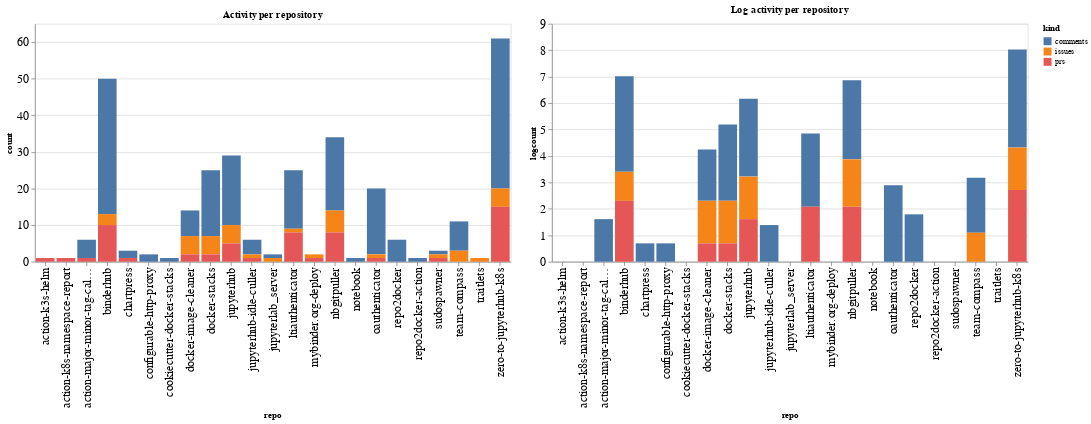

Source (notebook cell):
### Code cell
ch1 = alt.Chart(repo_summaries, width=600, title="Activity per repository").mark_bar().encode(
    x='repo',
    y='count',
    color='kind',
    tooltip="kind"
)

ch2 = alt.Chart(repo_summaries, width=600, title="Log activity per repository").mark_bar().encode(
    x='repo',
    y='logcount',
    color='kind',
    tooltip="kind"
)

ch1 | ch2

### Figure 1 — Vega-Lite specification as saved in the notebook (floating-point values rounded to 4 significant figures)
{"config": {"axisLeft": {"labelFontSize": 15}, "axisBottom": {"labelFontSize": 15}}, "hconcat": [{"mark": "bar", "encoding": {"color": {"type": "nominal", "field": "kind"}, "tooltip": {"type": "nominal", "field": "kind"}, "x": {"type": "nominal", "field": "repo"}, "y": {"type": "quantitative", "field": "count"}}, "title": "Activity per repository", "width": 600}, {"mark": "bar", "encoding": {"color": {"type": "nominal", "field": "kind"}, "tooltip": {"type": "nominal", "field": "kind"}, "x": {"type": "nominal", "field": "repo"}, "y": {"type": "quantitative", "field": "logcount"}}, "title": "Log activity per repository", "width": 600}], "data": {"name": "data-02d777168fc2433393a99c836d88fa38"}, "$schema": "https://vega.github.io/schema/vega-lite/v4.8.1.json", "datasets": {"data-02d777168fc2433393a99c836d88fa38": [{"repo": "action-k3s-helm", "kind": "prs", "count": 1, "logcount": 0.0}, {"repo": "action-k8s-namespace-report", "kind": "prs", "count": 1, "logcount": 0.0}, {"repo": "action-major-minor-tag-calculator", "kind": "comments", "count": 5, "logcount": 1.609}, {"repo": "action-major-minor-tag-calculator", "kind": "prs", "count": 1, "logcount": 0.0}, {"repo": "binderhub", "kind": "comments", "count": 37, "logcount": 3.611}, {"repo": "binderhub", "kind": "issues", "count": 3, "logcount": 1.099}, {"repo": "binderhub", "kind": "prs", "count": 10, "logcount": 2.303}, {"repo": "chartpress", "kind": "comments", "count": 2, "logcount": 0.6931}, {"repo": "chartpress", "kind": "prs", "count": 1, "logcount": 0.0}, {"repo": "configurable-http-proxy", "kind": "comments", "count": 2, "logcount": 0.6931}, {"repo": "cookiecutter-docker-stacks", "kind": "comments", "count": 1, "logcount": 0.0}, {"repo": "docker-image-cleaner", "kind": "comments", "count": 7, "logcount": 1.946}, {"repo": "docker-image-cleaner", "kind": "issues", "count": 5, "logcount": 1.609}, {"repo": "docker-image-cleaner", "kind": "prs", "count": 2, "logcount": 0.6931}, {"repo": "docker-stacks", "kind": "comments", "count": 18, "logcount": 2.89}, {"repo": "docker-stacks", "kind": "issues", "count": 5, "logcount": 1.609}, {"repo": "docker-stacks", "kind": "prs", "count": 2, "logcount": 0.6931}, {"repo": "jupyterhub", "kind": "comments", "count": 19, "logcount": 2.944}, {"repo": "jupyterhub", "kind": "issues", "count": 5, "logcount": 1.609}, {"repo": "jupyterhub", "kind": "prs", "count": 5, "logcount": 1.609}, {"repo": "jupyterhub-idle-culler", "kind": "comments", "count": 4, "logcount": 1.386}, {"repo": "jupyterhub-idle-culler", "kind": "issues", "count": 1, "logcount": 0.0}, {"repo": "jupyterhub-idle-culler", "kind": "prs", "count": 1, "logcount": 0.0}, {"repo": "jupyterlab_server", "kind": "comments", "count": 1, "logcount": 0.0}, {"repo": "jupyterlab_server", "kind": "issues", "count": 1, "logcount": 0.0}, {"repo": "ltiauthenticator", "kind": "comments", "count": 16, "logcount": 2.773}, {"repo": "ltiauthenticator", "kind": "issues", "count": 1, "logcount": 0.0}, {"repo": "ltiauthenticator", "kind": "prs", "count": 8, "logcount": 2.079}, {"repo": "mybinder.org-deploy", "kind": "issues", "count": 1, "logcount": 0.0}, {"repo": "mybinder.org-deploy", "kind": "prs", "count": 1, "logcount": 0.0}, {"repo": "nbgitpuller", "kind": "comments", "count": 20, "logcount": 2.996}, {"repo": "nbgitpuller", "kind": "issues", "count": 6, "logcount": 1.792}, {"repo": "nbgitpuller", "kind": "prs", "count": 8, "logcount": 2.079}, {"repo": "notebook", "kind": "comments", "count": 1, "logcount": 0.0}, {"repo": "oauthenticator", "kind": "comments", "count": 18, "logcount": 2.89}, {"repo": "oauthenticator", "kind": "issues", "count": 1, "logcount": 0.0}, {"repo": "oauthenticator", "kind": "prs", "count": 1, "logcount": 0.0}, {"repo": "repo2docker", "kind": "comments", "count": 6, "logcount": 1.792}, {"repo": "repo2docker-action", "kind": "comments", "count": 1, "logcount": 0.0}, {"repo": "sudospawner", "kind": "comments", "count": 1, "logcount": 0.0}, {"repo": "sudospawner", "kind": "issues", "count": 1, "logcount": 0.0}, {"repo": "sudospawner", "kind": "prs", "count": 1, "logcount": 0.0}, {"repo": "team-compass", "kind": "comments", "count": 8, "logcount": 2.079}, {"repo": "team-compass", "kind": "issues", "count": 3, "logcount": 1.099}, {"repo": "traitlets", "kind": "issues", "count": 1, "logcount": 0.0}, {"repo": "zero-to-jupyterhub-k8s", "kind": "comments", "count": 41, "logcount": 3.714}, {"repo": "zero-to-jupyterhub-k8s", "kind": "issues", "count": 5, "logcount": 1.609}, {"repo": "zero-to-jupyterhub-k8s", "kind": "prs", "count": 15, "logcount": 2.708}]}}
